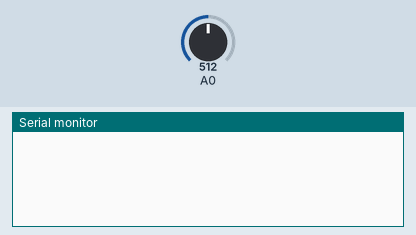
Recording of a sketch running on a simulated Arduino Uno, built with avr-gcc and run on an emulated ATmega328P. On the bench: the last lines printed to the serial monitor. The inputs (shaded band) are chosen by the test bench; at power-on: A0 = 512.

Above: at 1.2 s.
1.3 s: A0 set to 522
2.8 s: A0 set to 545
At 3.8 s:
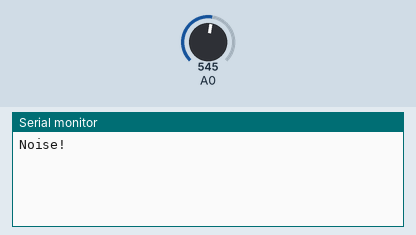
At 5.2 s:
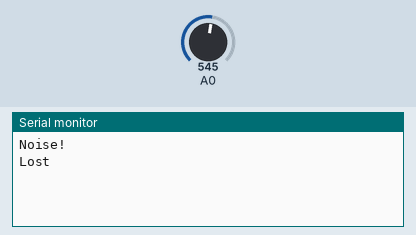

Measured:
- the behaviour switches between 530 and 531 on A0 (found by bisection; images 0 and 1)
- after the input at 2.8 s, the serial monitor: prints a new line at once (image 1)

The sketch:

adafruit-microphone-sensor.ino
```cpp
//Adafruit Microphone Amplifier

const int SAMPLE_WINDOW = 35; // Sample window width in mS
const int LOUDNESS_THRESHOLD = 6;
const int STREAK_THRESHOLD = 2500;
const int TAPS_IN_A_ROW = 5;
const int MAX_T_BETWEEN_TAPS = 1500;
const int TAPS_WIN = true;
int numTaps;
int lastTapTime;
int streakStart;
int sample;

void setup() {
    Serial.begin(9600);
    numTaps = 0;
    lastTapTime = 0;
    streakStart = -1;
    // TODO for microphone device, select between taps and sound streaks by setting TAPS_WIN
}

bool isHighValue(double value) {
   return value > LOUDNESS_THRESHOLD;
}

bool hadLongLapse(unsigned int lastTap) {
    return millis() - lastTap > MAX_T_BETWEEN_TAPS;
}

double getSignalStrength(int max, int min) {
   return ((max - min) * 3.3) / 1024 * 100; // max - min = peak-peak amplitude, convert to volts * 100
}

void loop() {
   long startMillis= millis();  // Start of sample window
   int peakToPeak = 0;   // peak-to-peak level
   int maxSignal = 0;
   int minSignal = 1024;
   // collect data for sampleWindow mS
   while ((millis() - startMillis) < SAMPLE_WINDOW) {
      sample = analogRead(0);
      if (sample < 1024) { // toss out spurious readings
         if (sample > maxSignal) {
            maxSignal = sample;  // save just the max levels
         } else if (sample < minSignal) {
            minSignal = sample;  // save just the min levels
         }
      }
   }

   double value = getSignalStrength(maxSignal, minSignal);

   if(isHighValue(value))
   {
      // We've found a high value!
       numTaps++;
       lastTapTime = millis();
       Serial.println("Noise!");

       //We may have a streak:
       if(!TAPS_WIN && (streakStart == -1)) {
           streakStart = lastTapTime;
            Serial.println("Streak start");
       } else if (!TAPS_WIN && ((lastTapTime - streakStart) >= STREAK_THRESHOLD)) {
            Serial.println("WINNNNNN SOUND STREAK!"); // TODO replace with server call
            streakStart  = -1;
       }
   }
   else if((numTaps > 0) && (hadLongLapse(lastTapTime)))
   {
       if(TAPS_WIN)
       {
           if(numTaps == TAPS_IN_A_ROW)
           {
               Serial.println("WINNNNNN SOUND TAPS"); // TODO replace with server call
           }
           else
           {
               Serial.println("Lost");
           }
       }
       else
       {
           streakStart = -1;
       }
       numTaps = 0;
   }
}
```
